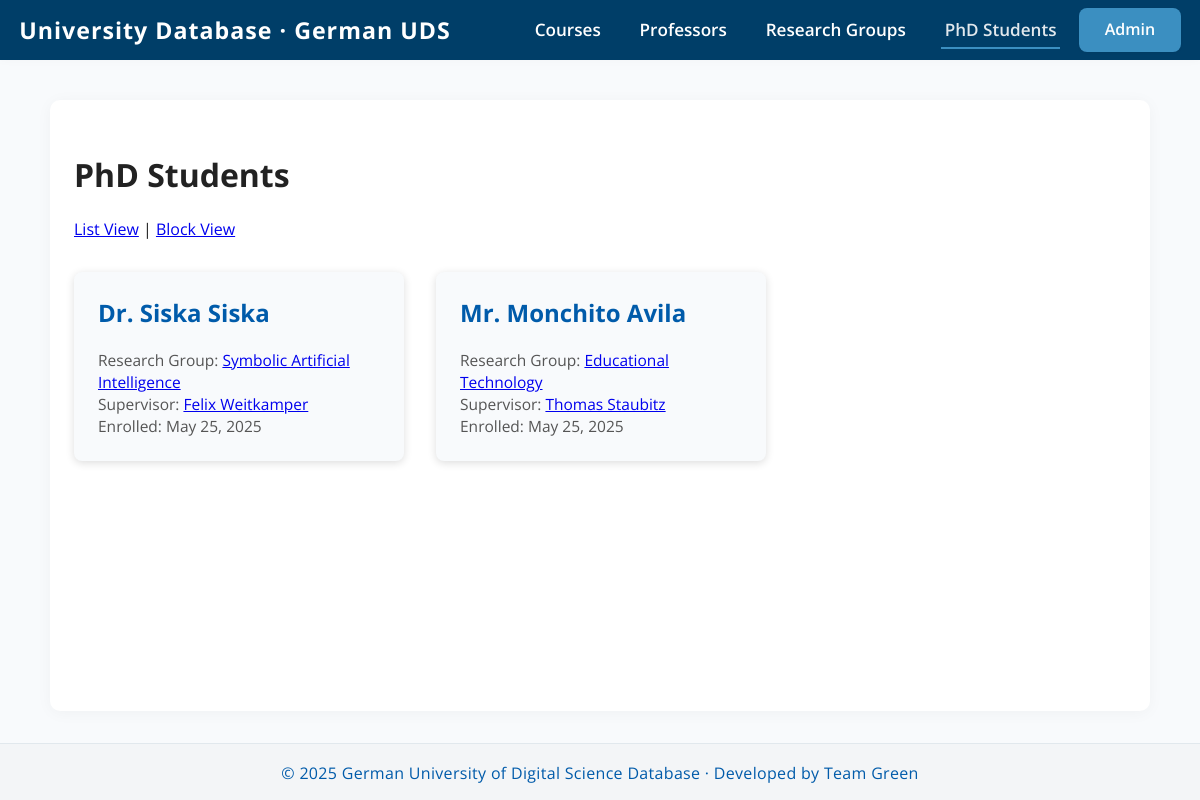
The app's page /phdstudents/, older data.
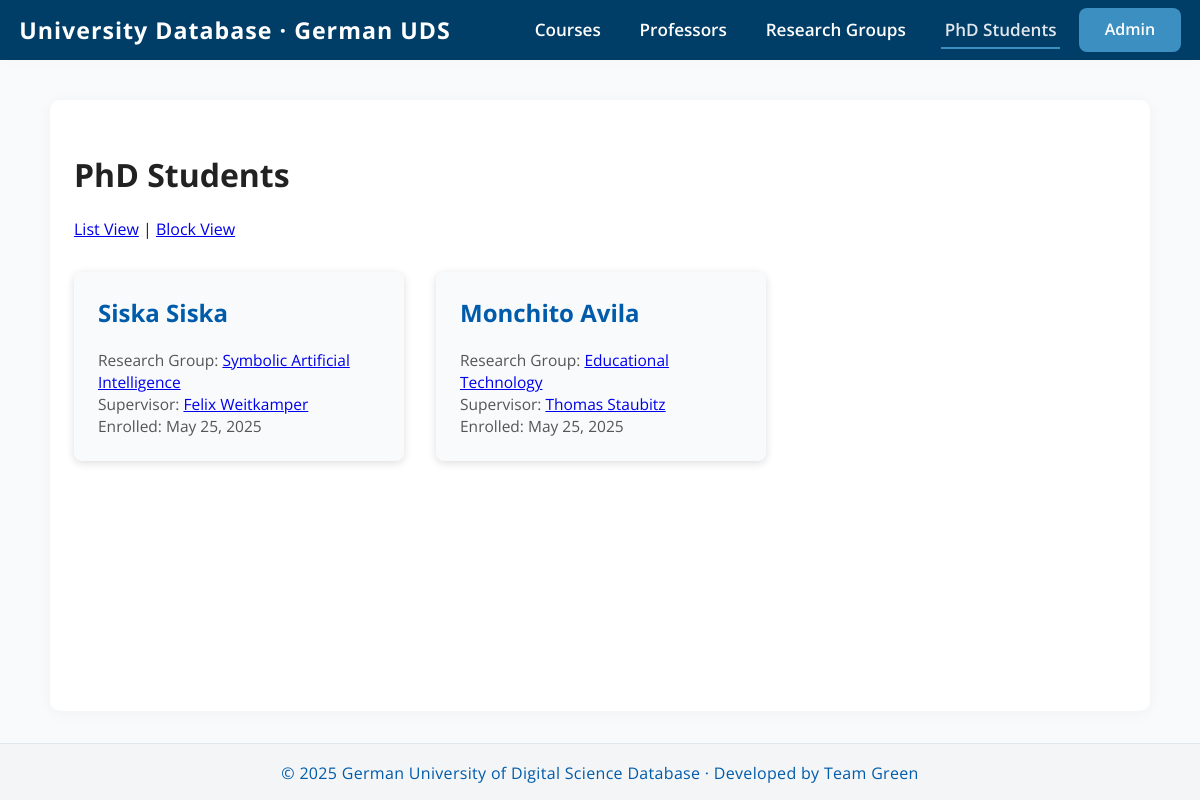
The same page, newer data.
### university/models.py (models this page shows, shortened)
class PhDStudent(models.Model):
    title = models.CharField(max_length=50, blank=True)  # <-- add blank=True here
    name = models.CharField(max_length=255)
    research_group = models.ForeignKey(ResearchGroup, on_delete=models.CASCADE, related_name='phd_students')
    supervisor = models.ForeignKey(Professor, on_delete=models.CASCADE, related_name='phd_students')
    enrollment_date = models.DateField()
    image_url = models.URLField(blank=True)
    class Meta:
        verbose_name = "PhD student"
        verbose_name_plural = "PhD students"

class ResearchGroup(models.Model):
    name = models.CharField(max_length=255)
    description = models.TextField()
    lead_professor = models.OneToOneField(
        'Professor',
        on_delete=models.SET_NULL,
        null=True,
        blank=True,
        related_name='leads_research_group'
    )

class Professor(models.Model):
    title = models.CharField(max_length=50)
    name = models.CharField(max_length=255)
    position = models.CharField(max_length=255)
    research_group = models.OneToOneField(
        ResearchGroup, related_name='main_professor',  # update related_name to avoid clash
        on_delete=models.SET_NULL,
        null=True,
        blank=True
    )
    bio = models.TextField(blank=True)
    image_url = models.URLField(blank=True)

### university/views.py (the view)
# urls.py: path('phdstudents/', views.phdstudent_list, name='phdstudent_list'),
def phdstudent_list(request):
    view_mode = request.GET.get('view', 'block')
    students = PhDStudent.objects.all()
    return render(request, 'university/phd_students_list.html', {
        'students': students,
        'view_mode': view_mode,
    })

### university/templates/university/phd_students_list.html (shortened to what this page needs)
{% extends "university/base.html" %}
{% block content %}
<h1>PhD Students</h1>
<div>
  <a href="?view=list">List View</a> | <a href="?view=block">Block View</a>
</div>
{% if view_mode == "list" %}
  <ul>
    {% for student in students %}
      <li>
        <a href="{% url 'phdstudent_detail' student.id %}">
          {{ student.title }} {{ student.name }}
        </a>
        {% if student.research_group %}
          — {{ student.research_group.name }}
        {% endif %}
        {% if student.supervisor %}
          | Supervisor: {{ student.supervisor.name }}
        {% endif %}
        {% if student.enrollment_date %}
          | Enrolled: {{ student.enrollment_date }}
        {% endif %}
      </li>
    {% empty %}
      <li>No PhD students found.</li>
    {% endfor %}
  </ul>
{% else %}
  <div style="display:flex; flex-wrap:wrap; gap:2em; margin-top:2em;">
    {% for student in students %}
      <div style="background:#f8fafc; border-radius:8px; box-shadow:0 2px 8px #ddd; width:330px; padding:1.5em;">
        <h2 style="margin-top:0;">
          <a href="{% url 'phdstudent_detail' student.id %}" style="color:#005baa; text-decoration:none;">
            {{ student.title }} {{ student.name }}
          </a>
        </h2>
        <div style="font-size:0.97em; color:#555;">
          {% if student.research_group %}
            Research Group:
            <a href="{% url 'researchgroup_detail' student.research_group.id %}">{{ student.research_group.name }}</a>
            <br>
          {% endif %}
          {% if student.supervisor %}
            Supervisor:
            <a href="{% url 'professor_detail' student.supervisor.id %}">{{ student.supervisor.name }}</a>
            <br>
          {% endif %}
          {% if student.enrollment_date %}
            Enrolled: {{ student.enrollment_date }}
          {% endif %}
        </div>
      </div>
    {% empty %}
      <p>No PhD students found.</p>
    {% endfor %}
  </div>
{% endif %}
{% endblock %}

Row changes from the older to the newer data that the page shows:
changed PhDStudent "Siska Siska": title "Dr." → (not shown)
changed PhDStudent "Monchito Avila": title "Mr." → (not shown)
